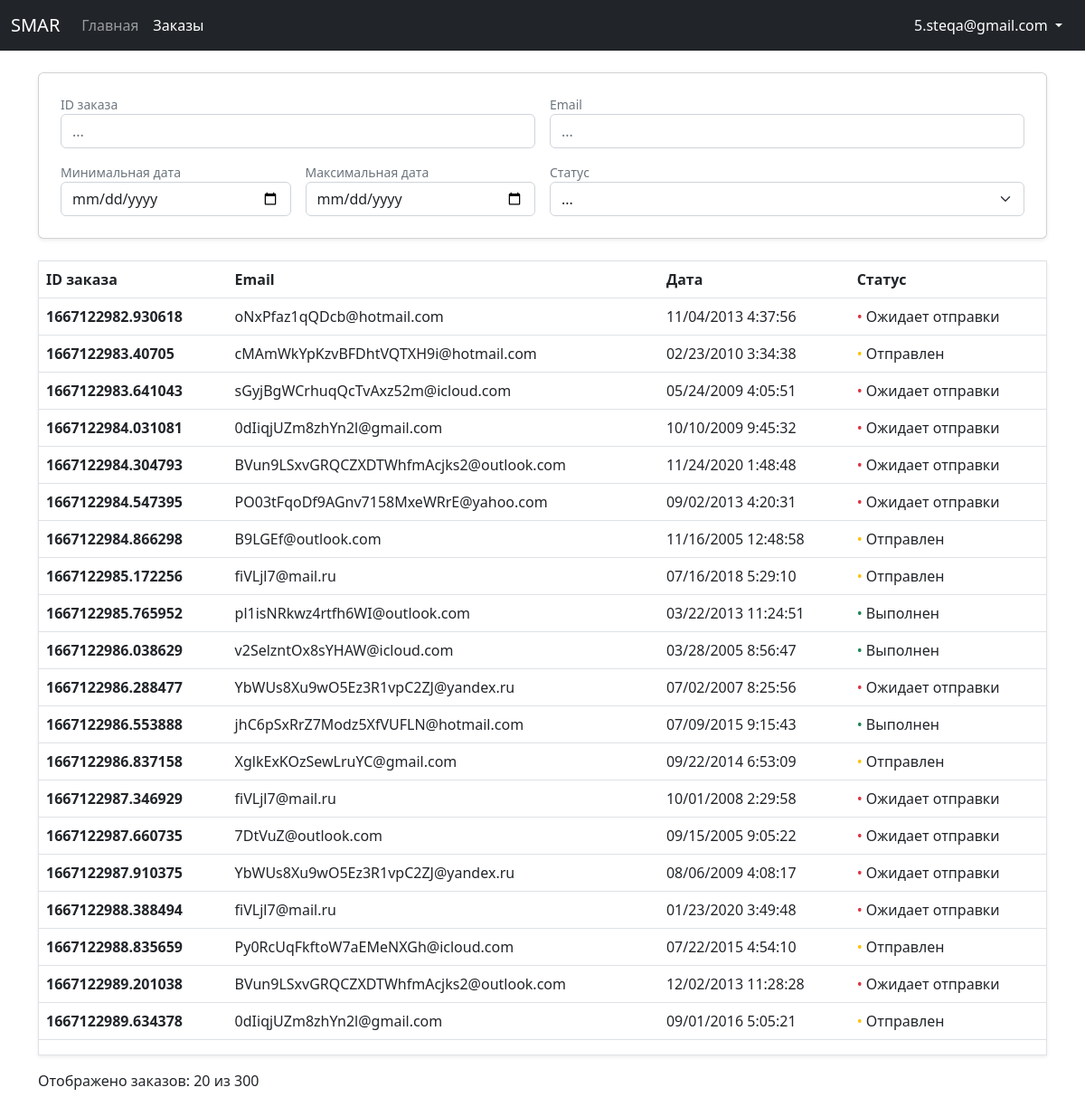
/dashboard/orders/ (signed in), run on the app's committed database.
### authentication/models.py (models this page shows)
class CustomUser(AbstractUser):
    email = models.EmailField(_('email address'), unique=True)
    fio = models.CharField(_('ФИО'), max_length=200)
    USERNAME_FIELD = 'email'
    REQUIRED_FIELDS = []

### store/models.py (models this page shows, shortened)
class Order(models.Model):
    ORDER_STATUSES = [
        (False, 'Не оформлен'),
        ('1', 'Ожидает отправки'),
        ('2', 'Отправлен'),
        ('3', 'Выполнен'),
    ]
    customer = models.ForeignKey(CustomUser, on_delete=models.SET_NULL, null=True)
    date_ordered = models.DateTimeField(auto_now_add=True)
    date_updated = models.DateTimeField(auto_now=True)
    status = models.CharField(max_length=16, choices=ORDER_STATUSES, default=False)
    transaction_id = models.CharField(max_length=200)

### authentication/decorators.py (the view)
        def wrapper_func(request, *args, **kwargs):
            if request.user.groups.exists():
                for group in request.user.groups.all():
                    if group.name in allowed_roles:
                        return view_func(request, *args, **kwargs)
            return redirect('store')

### sales_dashboard/views.py (called while the page is built)
@allowed_users(allowed_roles=['seller'])
def orders(request):
    orders = Order.objects.exclude(status=False)
    page_orders = paginate_orders(request, orders)
    if page_orders.paginator.num_pages == 1:
        displayed_orders = page_orders.paginator.object_list.count()
    else:
        displayed_orders = 20
    context = {
        'orders': page_orders,
        'displayed_orders': displayed_orders,
        'total_orders': page_orders.paginator.object_list.count()
    }
    return render(request, 'sales_dashboard/orders.html', context)

def paginate_orders(request, orders):
    paginator = Paginator(orders, 20)
    page_number = request.GET.get('page')
    page_orders = paginator.get_page(page_number)
    return page_orders

### sales_dashboard/templates/sales_dashboard/orders.html (shortened to what this page needs)
{% extends 'sales_dashboard/base.html' %}
{% load static %}
{% block active-orders %}active{% endblock %}
{% block content %}
<div class="my-4">
    <div class="card shadow-sm mb-4 p-4">
        <div>
            <form id="filterForm" method="get">
                <div class="row g-3">
                    <div class="col-6">
                        <div class="form-text my-0">ID заказа</div>
                        <input type="text" class="form-control" name="transaction_id" placeholder="...">
                    </div>
                    <div class="col-6">
                        <div class="form-text my-0">Email</div>
                        <input type="text" class="form-control" name="email" placeholder="...">
                    </div>
                    <div class="col-md-3 col-6">
                        <div class="form-text my-0">Минимальная дата</div>
                        <input type="date" class="form-control" name="date_ordered_min">
                    </div>
                    <div class="col-md-3 col-6">
                        <div class="form-text my-0">Максимальная дата</div>
                        <input type="date" class="form-control" name="date_ordered_max">
                    </div>
                    <div class="col-md-6 col-12">
                        <div class="form-text my-0">Статус</div>
                        <select class="form-control form-select" name="status" aria-label="Default select example">
                            <option selected value>...</option>
                        </select>
                    </div>
                </div>
            </form>
        </div>
    </div>
    <table class="table table-hover shadow-sm border">
        <thead>
            <tr>
                <form id="sortForm" method="get">
                    <th scope="col">
                        <label for="sort_transaction_id" class="not-select pointer link-hover">ID заказа
                        </label>
                    </th>
                    <th scope="col">
                        <label for="sort_email" class="not-select pointer link-hover">Email
                        </label>
                    </th>
                    <th scope="col">
                        <label for="sort_date_ordered" class="not-select pointer link-hover">Дата
                        </label>
                    </th>
                    <th scope="col">
                        <label for="sort_status" class="not-select pointer link-hover">Статус
                        </label>
                    </th>
                </form>
            </tr>
        </thead>
        <tbody id="orders">
            {% include 'sales_dashboard/orders-list.html' %}
        </tbody>
    </table>
    <div style="margin-bottom: 200px;">
        <p>
            Отображено заказов:
            <span id="displayedOrders">{{ displayed_orders }}</span>
            из
            <span id="totalOrders">{{ total_orders }}</span>
        </p>
    </div>
</div>
{% endblock %}

### sales_dashboard/templates/sales_dashboard/base.html (shortened to what this page needs)
<!DOCTYPE html>
{% load static %}
<html lang="en">
<head>
    <link href="https://cdn.jsdelivr.net/npm/bootstrap@5.2.0-beta1/dist/css/bootstrap.min.css" rel="stylesheet"
>
    <link rel="stylesheet" href="https://cdn.jsdelivr.net/npm/bootstrap-icons@1.3.0/font/bootstrap-icons.css">
    <link rel="stylesheet" href="{% static 'css/styles.css' %}">
</head>
<body>
    <nav class="navbar navbar-expand-md navbar-dark bg-dark">
        <div class="container-fluid" bis_skin_checked="1">
            <a class="navbar-brand" href="{% url 'dashboard' %}">SMAR</a>
            <div class="collapse navbar-collapse" id="navbarCollapse" bis_skin_checked="1">
                <ul class="navbar-nav me-auto mb-2 mb-md-0">
                    <li class="nav-item">
                        <a class="nav-link {% block active-dashboard %}{% endblock %}" aria-current="page"
                            href="{% url 'dashboard' %}">Главная</a>
                    </li>
                    <li class="nav-item">
                        <a class="nav-link {% block active-orders %}{% endblock %}" aria-current="page"
                            href="{% url 'orders' %}">Заказы</a>
                    </li>
                </ul>
                <div class="d-flex align-items-center">
                    <div class="btn-group">
                        <button type="button" class="btn btn-link dropdown-toggle rounded-4 text-white text-decoration-none" data-bs-toggle="dropdown" aria-expanded="false">
                            {{ request.user }}
                        </button>
                    </div>
                </div>
            </div>
        </div>
    </nav>
    <div class="container">
        {% block content %}
        {% endblock %}
    </div>
</body>
</html>

### sales_dashboard/templates/sales_dashboard/orders-list.html
{% for order in orders %}
<tr>
    <td><a href="{% url 'order' order.pk %}" class="text-dark fw-semibold table-link">{{ order.transaction_id }}</a></td>
    <td>{{ order.customer }}</td>
    <td>{{ order.date_ordered|date:"m/d/Y G:i:s" }}</td>
    <td>
        {% if order.status == '1' %}
        <span class="text-danger">&bull;</span>
        {% elif order.status == '2' %}
        <span class="text-warning">&bull;</span>
        {% elif order.status == '3' %}
        <span class="text-success">&bull;</span>
        {% endif %}
        {{ order.get_status_display }}
    </td>
</tr>
{% endfor %}
<tr>
    <td></td>
    <td></td>
    <td></td>
    <td></td>
</tr>

### static/css/styles.css (style rules this page uses)
.pointer { cursor: pointer; }
.not-select { -webkit-touch-callout: none; -webkit-user-select: none; -khtml-user-select: none; -moz-user-select: none; -ms-user-select: none; user-select: none; }
.link-hover { opacity: 100%; }
.table-link { text-decoration: none; }

### data on the page
CustomUser: user "5.steqa@gmail.com"
Order: transaction_id "1667122982.930618", customer "oNxPfaz1qQDcb@hotmail.com", date_ordered "11/04/2013 4:37:56", status "Ожидает отправки"
Order: transaction_id "1667122983.40705", customer "cMAmWkYpKzvBFDhtVQTXH9i@hotmail.com", date_ordered "02/23/2010 3:34:38", status "Отправлен"
Order: transaction_id "1667122983.641043", customer "sGyjBgWCrhuqQcTvAxz52m@icloud.com", date_ordered "05/24/2009 4:05:51", status "Ожидает отправки"
Order: transaction_id "1667122984.031081", customer "0dIiqjUZm8zhYn2l@gmail.com", date_ordered "10/10/2009 9:45:32", status "Ожидает отправки"
Order: transaction_id "1667122984.304793", customer "BVun9LSxvGRQCZXDTWhfmAcjks2@outlook.com", date_ordered "11/24/2020 1:48:48", status "Ожидает отправки"
Order: transaction_id "1667122984.547395", customer "PO03tFqoDf9AGnv7158MxeWRrE@yahoo.com", date_ordered "09/02/2013 4:20:31", status "Ожидает отправки"
Order: transaction_id "1667122984.866298", customer "B9LGEf@outlook.com", date_ordered "11/16/2005 12:48:58", status "Отправлен"
Order: transaction_id "1667122985.172256", customer "fiVLjl7@mail.ru", date_ordered "07/16/2018 5:29:10", status "Отправлен"
Order: transaction_id "1667122985.765952", customer "pl1isNRkwz4rtfh6WI@outlook.com", date_ordered "03/22/2013 11:24:51", status "Выполнен"
Order: transaction_id "1667122986.038629", customer "v2SelzntOx8sYHAW@icloud.com", date_ordered "03/28/2005 8:56:47", status "Выполнен"
Order: transaction_id "1667122986.288477", customer "YbWUs8Xu9wO5Ez3R1vpC2ZJ@yandex.ru", date_ordered "07/02/2007 8:25:56", status "Ожидает отправки"
Order: transaction_id "1667122986.553888", customer "jhC6pSxRrZ7Modz5XfVUFLN@hotmail.com", date_ordered "07/09/2015 9:15:43", status "Выполнен"
Order: transaction_id "1667122986.837158", customer "XglkExKOzSewLruYC@gmail.com", date_ordered "09/22/2014 6:53:09", status "Отправлен"
Order: transaction_id "1667122987.346929", customer "fiVLjl7@mail.ru", date_ordered "10/01/2008 2:29:58", status "Ожидает отправки"
Order: transaction_id "1667122987.660735", customer "7DtVuZ@outlook.com", date_ordered "09/15/2005 9:05:22", status "Ожидает отправки"
Order: transaction_id "1667122987.910375", customer "YbWUs8Xu9wO5Ez3R1vpC2ZJ@yandex.ru", date_ordered "08/06/2009 4:08:17", status "Ожидает отправки"
Order: transaction_id "1667122988.388494", customer "fiVLjl7@mail.ru", date_ordered "01/23/2020 3:49:48", status "Ожидает отправки"
Order: transaction_id "1667122988.835659", customer "Py0RcUqFkftoW7aEMeNXGh@icloud.com", date_ordered "07/22/2015 4:54:10", status "Отправлен"
Order: transaction_id "1667122989.201038", customer "BVun9LSxvGRQCZXDTWhfmAcjks2@outlook.com", date_ordered "12/02/2013 11:28:28", status "Ожидает отправки"
Order: transaction_id "1667122989.634378", customer "0dIiqjUZm8zhYn2l@gmail.com", date_ordered "09/01/2016 5:05:21", status "Отправлен"

### other printed values
{{ displayed_orders }} "20"
{{ total_orders }} "300"
